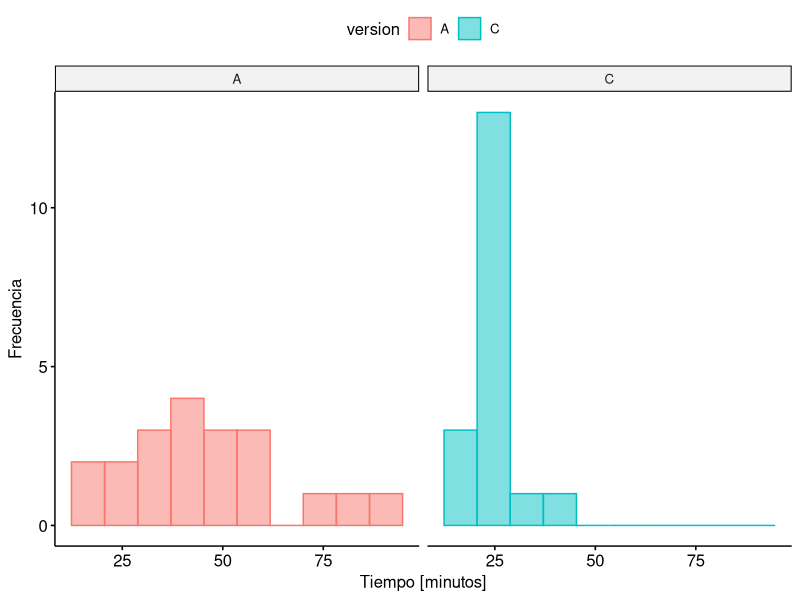
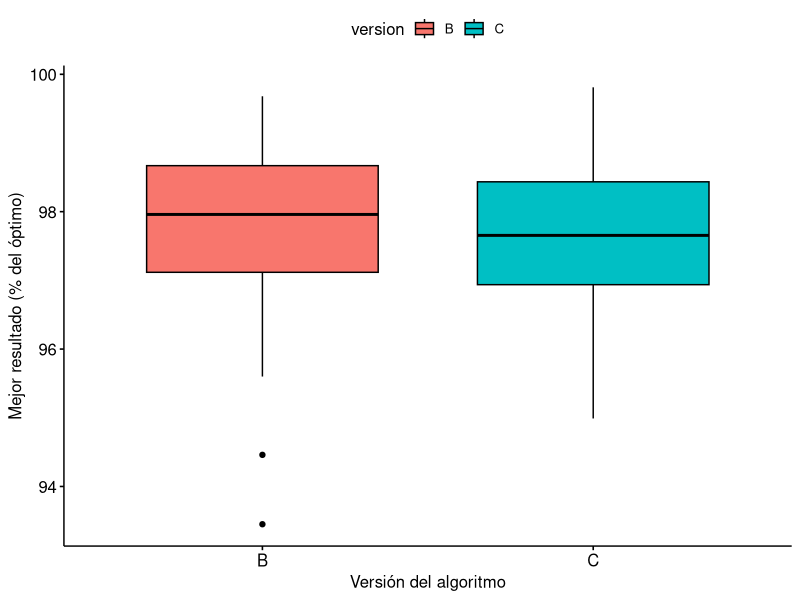
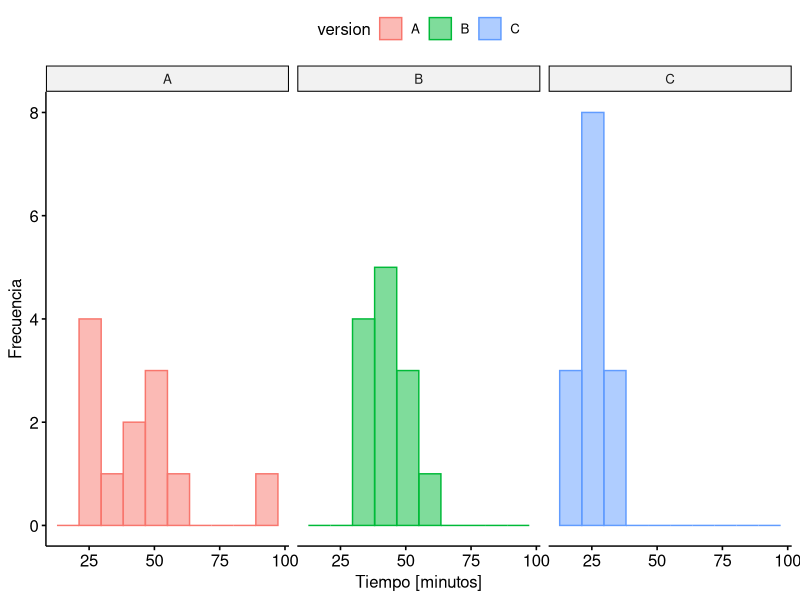
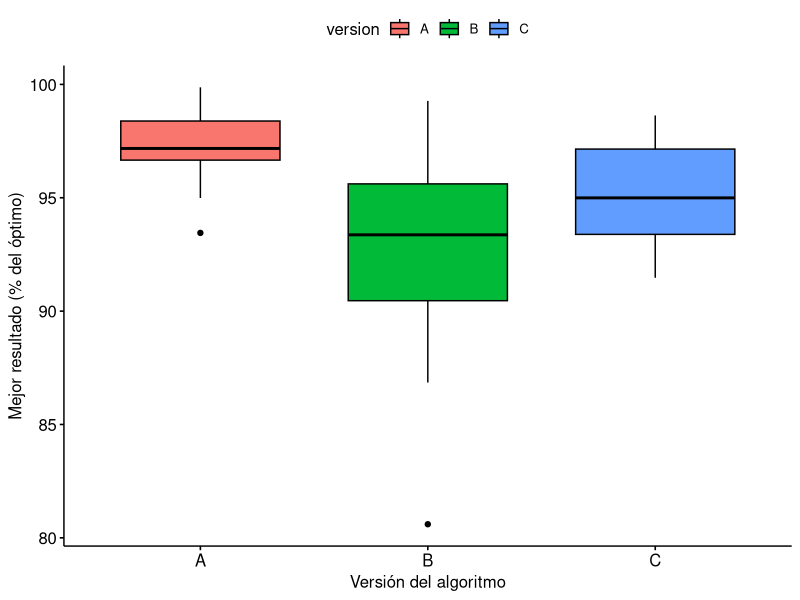

Here is the R script that generated these plots, in order:
## ---- chunk 1
library(dplyr)
library(ggpubr)
library(tidyr)
## ---- chunk 2
datos <- read.csv("EP07 Datos.csv")
print(head(datos))
## ---- chunk 3
set.seed(213)
muestra_1 <- datos |>
  filter(n.nodos >= 100) |>
  select(instancia, tiempo.A, tiempo.C) |>
  sample_n(20 + 18)

instancia <- muestra_1 |> pull(instancia)
tiempo_A <- muestra_1 |> slice(1:20) |> pull(tiempo.A)
tiempo_C <- muestra_1 |> slice(21:(20 + 18)) |> pull(tiempo.C)
version <- c(rep("A", 20), rep("C", 18))
tiempo <- c(tiempo_A, tiempo_C)

datos_1_largos <- data.frame(instancia, version, tiempo) |>
  mutate(instancia = factor(instancia)) |>
  mutate(version = factor(version))
## ---- chunk 4
# Llevamos los tiempos a minutos para mejor legibilidad
datos_1_largos <- datos_1_largos |>
  mutate(minutos = tiempo / 1000 / 60)

# Creamos y mostramos el gráfico
p1 <- gghistogram(datos_1_largos, x = "minutos",
                  xlab = "Tiempo [minutos]",  ylab = "Frecuencia",
                  color = "version", fill = "version",
                  bins = 10)
p1 <- p1 + facet_grid(~ version)
print(p1)
## ---- chunk 5

print(shapiro.test(tiempo_A))
print(shapiro.test(tiempo_C))
## ---- chunk 6
print(ks.test(tiempo_A, tiempo_C))
## ---- chunk 7
alfa <- 0.05
prueba_1 <- wilcox.test(tiempo_A, tiempo_C,
                        paired = FALSE)
print(prueba_1)


## ---- chunk 8
set.seed(117)

muestra_2 <- datos |>
  filter(n.nodos >= 70, n.nodos <= 85) |>
  select(instancia, mejor.B, mejor.C) |>
  sample_n(24)

datos_2_largos <- muestra_2 |>
  pivot_longer(-instancia, names_to = "version",
               names_pattern = "mejor[.](.*)",
               values_to = "mejor_sol") |>
  mutate(instancia = factor(instancia)) |>
  mutate(version = factor(version))

## ---- chunk 9
p2 <- ggboxplot(datos_2_largos,
                x = "version", y = "mejor_sol", fill = "version", 
                xlab = "Versión del algoritmo",
                ylab = "Mejor resultado (% del óptimo)")
print(p2)
## ---- chunk 10
print(ks.test(muestra_2[["mejor.B"]], muestra_2[["mejor.C"]]))
## ---- chunk 11
alfa <- 0.05
prueba_2 <- wilcox.test(muestra_2[["mejor.B"]],
                        muestra_2[["mejor.C"]],
                        paired = TRUE)
print(prueba_2)
## ---- chunk 12
set.seed(33)

muestra_3 <- datos |>
  filter(n.nodos >= 100) |>
  select(instancia, tiempo.A, tiempo.B, tiempo.C) |>
  sample_n(12 + 13 + 14)

instancia <- muestra_3 |> pull(instancia)
tiempo_A <- muestra_3 |> slice(1:12) |> pull(tiempo.A)
tiempo_B <- muestra_3 |> slice(13:(12+13)) |> pull(tiempo.B)
tiempo_C <- muestra_3 |> slice((12+13+1):(12+13+14)) |> pull(tiempo.C)
version <- c(rep("A", 12), rep("B", 13), rep("C", 14))
tiempo <- c(tiempo_A, tiempo_B, tiempo_C)

datos_3_largos <- data.frame(instancia, version, tiempo) |>
  mutate(instancia = factor(instancia)) |>
  mutate(version = factor(version))

## ---- chunk 13
# Llevamos los tiempos a minutos para mejor legibilidad
datos_3_largos <- datos_3_largos |>
  mutate(minutos = tiempo / 1000 / 60)

# Creamos y mostramos el gráfico
p3 <- gghistogram(
  datos_3_largos, x = "minutos",
  color = "version", fill = "version", bins = 10,
  xlab = "Tiempo [minutos]", ylab = "Frecuencia")
p3 <- p3 + facet_grid(~ version)
print(p3)
## ---- chunk 14
alfa <- 0.05
prueba_3 <- kruskal.test(tiempo ~ version, data = datos_3_largos)

print(prueba_3)
## ---- chunk 15
posthoc_3 <- pairwise.wilcox.test(tiempo, version, paired = FALSE,
                                  p.adjust.method = "BH")
print(posthoc_3)

## ---- chunk 16
set.seed(33)

muestra_4 <- datos |>
  filter(n.nodos >= 100) |>
  select(instancia, mejor.A, mejor.B, mejor.C) |>
  sample_n(26)

datos_4_largos <- muestra_4 |>
  pivot_longer(-instancia, names_to = "version",
               names_pattern = "mejor[.](.*)",
               values_to = "mejor_sol") |>
  mutate(instancia = factor(instancia)) |>
  mutate(version = factor(version))

## ---- chunk 17
p4 <- ggboxplot(datos_4_largos,
                x = "version", y = "mejor_sol", fill = "version",
                xlab = "Versión del algoritmo",
                ylab = "Mejor resultado (% del óptimo)")
print(p4)
## ---- chunk 18
alfa <- 0.01
prueba_4 <- friedman.test(mejor_sol ~ version | instancia,
                          data = datos_4_largos)

print(prueba_4)
## ---- chunk 19

posthoc_4 <- pairwise.wilcox.test(datos_4_largos[["mejor_sol"]],
                                  datos_4_largos[["version"]],
                                  paired = TRUE, p.adjust.method = "BH")
print(posthoc_4)
